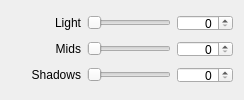
     <widget class="QWidget" name="BlendTab">
      <attribute name="title">
       <string extracomment="Tab Title, keep the order please, keep it short">Blending</string>
      </attribute>
      <layout class="QGridLayout" name="gridLayout_2">
       <item row="0" column="0">
        <widget class="QLabel" name="bPyramidL_label">
         <property name="sizePolicy">
          <sizepolicy hsizetype="Fixed" vsizetype="Preferred">
           <horstretch>0</horstretch>
           <verstretch>0</verstretch>
          </sizepolicy>
         </property>
         <property name="minimumSize">
          <size>
           <width>70</width>
           <height>16</height>
          </size>
         </property>
         <property name="maximumSize">
          <size>
           <width>125</width>
           <height>16</height>
          </size>
         </property>
         <property name="text">
          <string>Light</string>
         </property>
         <property name="alignment">
          <set>Qt::AlignRight|Qt::AlignTrailing|Qt::AlignVCenter</set>
         </property>
        </widget>
       </item>
       <item row="0" column="1">
        <widget class="QSlider" name="bPyramidL_slider">
         <property name="minimum">
          <number>0</number>
         </property>
         <property name="maximum">
          <number>100</number>
         </property>
         <property name="value">
          <number>0</number>
         </property>
         <property name="orientation">
          <enum>Qt::Horizontal</enum>
         </property>
         <property name="invertedAppearance">
          <bool>false</bool>
         </property>
        </widget>
       </item>
       <item row="0" column="2">
        <widget class="QSpinBox" name="bPyramidL_edit">
         <property name="sizePolicy">
          <sizepolicy hsizetype="Preferred" vsizetype="Preferred">
           <horstretch>0</horstretch>
           <verstretch>0</verstretch>
          </sizepolicy>
         </property>
         <property name="minimumSize">
          <size>
           <width>56</width>
           <height>16</height>
          </size>
         </property>
         <property name="maximumSize">
          <size>
           <width>56</width>
           <height>16</height>
          </size>
         </property>
         <property name="alignment">
          <set>Qt::AlignRight|Qt::AlignTrailing|Qt::AlignVCenter</set>
         </property>
         <property name="minimum">
          <number>0</number>
         </property>
         <property name="maximum">
          <number>100</number>
         </property>
         <property name="singleStep">
          <number>1</number>
         </property>
         <property name="value">
          <number>0</number>
         </property>
        </widget>
       </item>
       <item row="1" column="0">
        <widget class="QLabel" name="bPyramidM_label">
         <property name="sizePolicy">
          <sizepolicy hsizetype="Fixed" vsizetype="Preferred">
           <horstretch>0</horstretch>
           <verstretch>0</verstretch>
          </sizepolicy>
         </property>
         <property name="minimumSize">
          <size>
           <width>70</width>
           <height>16</height>
          </size>
         </property>
         <property name="maximumSize">
          <size>
           <width>125</width>
           <height>16</height>
          </size>
         </property>
         <property name="text">
          <string>Mids</string>
         </property>
         <property name="alignment">
          <set>Qt::AlignRight|Qt::AlignTrailing|Qt::AlignVCenter</set>
         </property>
        </widget>
       </item>
       <item row="1" column="1">
        <widget class="QSlider" name="bPyramidM_slider">
         <property name="minimum">
          <number>0</number>
         </property>
         <property name="maximum">
          <number>100</number>
         </property>
         <property name="value">
          <number>0</number>
         </property>
         <property name="sliderPosition">
          <number>0</number>
         </property>
         <property name="orientation">
          <enum>Qt::Horizontal</enum>
         </property>
        </widget>
       </item>
       <item row="1" column="2">
        <widget class="QSpinBox" name="bPyramidM_edit">
         <property name="sizePolicy">
          <sizepolicy hsizetype="Preferred" vsizetype="Preferred">
           <horstretch>0</horstretch>
           <verstretch>0</verstretch>
          </sizepolicy>
         </property>
         <property name="minimumSize">
          <size>
           <width>56</width>
           <height>16</height>
          </size>
         </property>
         <property name="maximumSize">
          <size>
           <width>56</width>
           <height>16</height>
          </size>
         </property>
         <property name="alignment">
          <set>Qt::AlignRight|Qt::AlignTrailing|Qt::AlignVCenter</set>
         </property>
         <property name="minimum">
          <number>0</number>
         </property>
         <property name="maximum">
          <number>100</number>
         </property>
         <property name="singleStep">
          <number>1</number>
         </property>
         <property name="value">
          <number>0</number>
         </property>
        </widget>
       </item>
       <item row="2" column="0">
        <widget class="QLabel" name="bPyramidS_label">
         <property name="sizePolicy">
          <sizepolicy hsizetype="Fixed" vsizetype="Preferred">
           <horstretch>0</horstretch>
           <verstretch>0</verstretch>
          </sizepolicy>
         </property>
         <property name="minimumSize">
          <size>
           <width>70</width>
           <height>16</height>
          </size>
         </property>
         <property name="maximumSize">
          <size>
           <width>125</width>
           <height>16</height>
          </size>
         </property>
         <property name="text">
          <string>Shadows</string>
         </property>
         <property name="alignment">
          <set>Qt::AlignRight|Qt::AlignTrailing|Qt::AlignVCenter</set>
         </property>
        </widget>
       </item>
       <item row="2" column="1">
        <widget class="QSlider" name="bPyramidS_slider">
         <property name="minimum">
          <number>0</number>
         </property>
         <property name="maximum">
          <number>100</number>
         </property>
         <property name="value">
          <number>0</number>
         </property>
         <property name="orientation">
          <enum>Qt::Horizontal</enum>
         </property>
        </widget>
       </item>
       <item row="2" column="2">
        <widget class="QSpinBox" name="bPyramidS_edit">
         <property name="sizePolicy">
          <sizepolicy hsizetype="Preferred" vsizetype="Preferred">
           <horstretch>0</horstretch>
           <verstretch>0</verstretch>
          </sizepolicy>
         </property>
         <property name="minimumSize">
          <size>
           <width>56</width>
           <height>16</height>
          </size>
         </property>
         <property name="maximumSize">
          <size>
           <width>56</width>
           <height>16</height>
          </size>
         </property>
         <property name="alignment">
          <set>Qt::AlignRight|Qt::AlignTrailing|Qt::AlignVCenter</set>
         </property>
         <property name="minimum">
          <number>0</number>
         </property>
         <property name="maximum">
          <number>100</number>
         </property>
         <property name="singleStep">
          <number>1</number>
         </property>
         <property name="value">
          <number>0</number>
         </property>
        </widget>
       </item>
      </layout>
     </widget>
